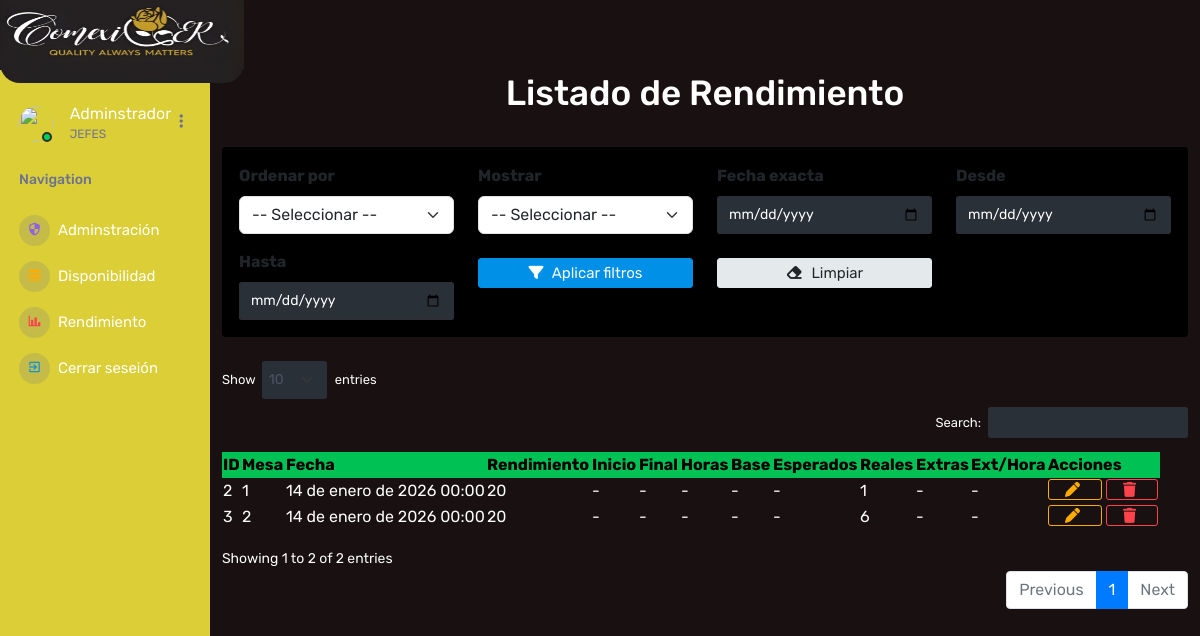
The app's page /rendimiento, older data.
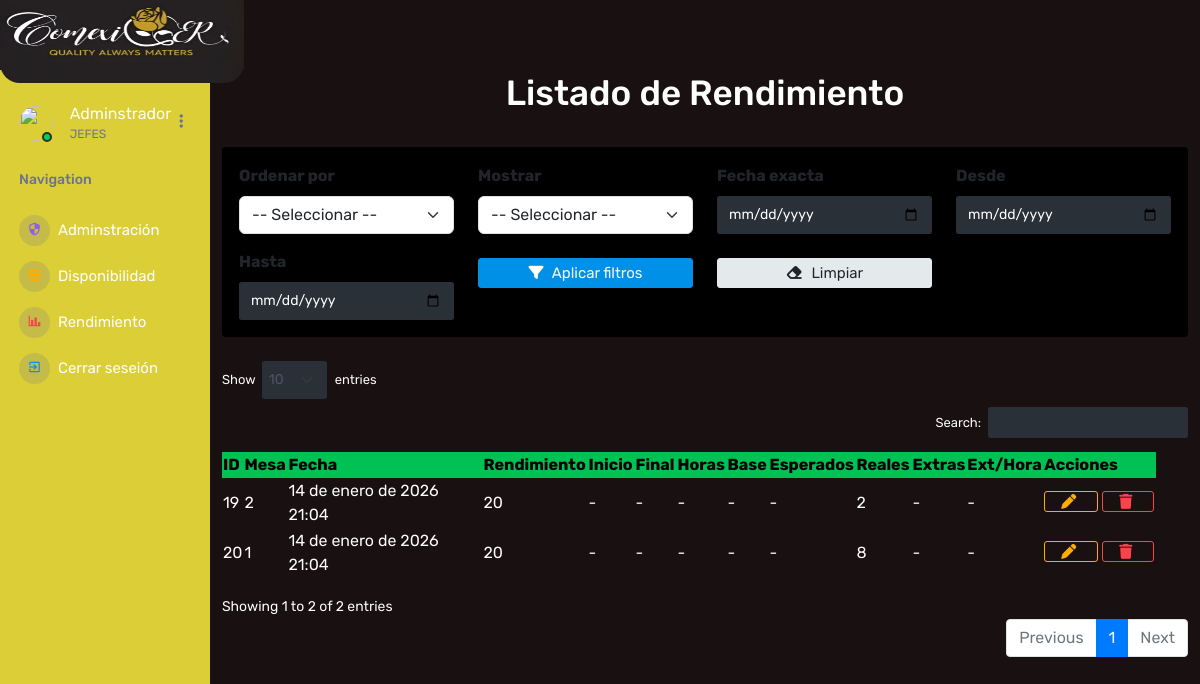
The same page, newer data.
### Aplicaciones/Rendimiento/models.py (models this page shows, shortened)
class Rendimiento(models.Model):
    qr_id = models.CharField(max_length=255)
    numero_mesa = models.CharField(max_length=50)
    fecha_entrada = models.DateTimeField()
    hora_inicio = models.DateTimeField(null=True, blank=True)
    hora_final = models.DateTimeField(null=True, blank=True)
    rendimiento = models.IntegerField(default=0)
    ramos_base = models.IntegerField(default=0)
    bonches = models.IntegerField(default=0)
    horas_trabajadas = models.FloatField(null=True, blank=True)
    ramos_esperados = models.FloatField(null=True, blank=True)
    ramos_extras = models.FloatField(null=True, blank=True)
    extras_por_hora = models.FloatField(null=True, blank=True)

### Aplicaciones/Rendimiento/views.py (the view)
# urls.py: path('rendimiento', views.inicio, name='rendimiento'),
def inicio(request):
    listadoRendimiento = Rendimiento.objects.all()
    return render(request, 'rendimiento.html', {'rendimiento': listadoRendimiento})

### Aplicaciones/Rendimiento/templates/rendimiento.html (shortened to what this page needs)
{% extends 'plantilla.html' %}
{% load static %}
{% block body %}
<br>
<main class="container py-4"><br><br>
    <h1 class="text-center">Listado de Rendimiento</h1>
    <hr>
    <div class="card p-3 mb-4">
        <div class="row g-3">
            <div class="col-md-3">
                <label class="form-label fw-bold">Ordenar por</label>
                <select id="ordenarPor" class="form-select">
                    <option value="">-- Seleccionar --</option>
                </select>
            </div>
            <div class="col-md-3">
                <label class="form-label fw-bold">Mostrar</label>
                <select id="ordenReciente" class="form-select">
                    <option value="">-- Seleccionar --</option>
                </select>
            </div>
            <div class="col-md-3">
                <label class="form-label fw-bold">Fecha exacta</label>
                <input type="date" id="fechaExacta" class="form-control">
            </div>
            <div class="col-md-3">
                <label class="form-label fw-bold">Desde</label>
                <input type="date" id="fechaDesde" class="form-control">
            </div>
            <div class="col-md-3 mt-3">
                <label class="form-label fw-bold">Hasta</label>
                <input type="date" id="fechaHasta" class="form-control">
            </div>
            <div class="col-md-3 mt-4">
                <button id="btnAplicarFiltros" class="btn btn-primary w-100">
                    <i class="fa fa-filter"></i> Aplicar filtros
                </button>
            </div>
            <div class="col-md-3 mt-4">
                <button id="btnLimpiarFiltros" class="btn btn-secondary w-100">
                    <i class="fa fa-eraser"></i> Limpiar
                </button>
            </div>
        </div>
    </div>
    <table id="table_rendimiento">
        <thead>
            <tr class="table-success">
                <th>ID</th>
                <th>Mesa</th>
                <th>Fecha</th>
                <th>Rendimiento</th>
                <th>Inicio</th>
                <th>Final</th>
                <th>Horas</th>
                <th>Base</th>
                <th>Esperados</th>
                <th>Reales</th>
                <th>Extras</th>
                <th>Ext/Hora</th>
                <th>Acciones</th>
            </tr>
        </thead>
        <tbody>
            {% for r in rendimiento %}
            <tr>
                <td>{{ r.id }}</td>
                <td>{{ r.numero_mesa }}</td>
                <td>{{ r.fecha_entrada|date:"d \\d\\e F \\d\\e Y H:i" }}</td>
                <td>{% if r.rendimiento %}{{ r.rendimiento }}{% else %}20{% endif %}</td>
                <td>{{ r.hora_inicio|default:"-" }}</td>
                <td>{{ r.hora_final|default:"-" }}</td>
                <td>{{ r.horas_trabajadas|default:"-" }}</td>
                <td>{{ r.ramos_base|default:"-" }}</td>
                <td>{{ r.ramos_esperados|default:"-" }}</td>
                <td>{{ r.bonches|default:"0" }}</td>
                <td>{{ r.ramos_extras|default:"-" }}</td>
                <td>{{ r.extras_por_hora|default:"-" }}</td>
                <td>
                    <button class="btn btn-outline-warning" data-bs-toggle="modal" data-bs-target="#modalEditar{{ r.id }}">
                        <i class="fa fa-pen"></i>
                    </button>
                    <a href="{% url 'eliminar_rendimiento' r.id %}" class="btn btn-outline-danger"
                       onclick="return confirm('¿Seguro que deseas eliminar este rendimiento?')">
                        <i class="fa fa-trash"></i>
                    </a>
                </td>
            </tr>
            {% endfor %}
        </tbody>
    </table>
</main>
<br><br>
{% endblock %}

### Aplicaciones/templates/plantilla.html (shortened to what this page needs)
{% load static %}
<!DOCTYPE html>
<html lang="en">
  <head>
<link href="https://cdn.jsdelivr.net/npm/bootstrap@5.3.3/dist/css/bootstrap.min.css" rel="stylesheet">
<link rel="stylesheet" href="https://cdnjs.cloudflare.com/ajax/libs/font-awesome/6.7.2/css/all.min.css" />
    <link rel="stylesheet" href="https://cdnjs.cloudflare.com/ajax/libs/font-awesome/6.7.2/css/all.min.css" />
    <link rel="stylesheet" href="https://cdnjs.cloudflare.com/ajax/libs/bootstrap/5.3.3/css/bootstrap.min.css" />
    <link rel="stylesheet" href="{% static 'plantilla/corona/assets/vendors/mdi/css/materialdesignicons.min.css' %}">
    <link rel="stylesheet" href="{% static 'plantilla/corona/assets/vendors/css/vendor.bundle.base.css' %}">
<link rel="stylesheet" href="https://cdn.datatables.net/1.13.7/css/dataTables.bootstrap5.min.css">
<link rel="stylesheet" href="https://cdn.datatables.net/buttons/2.4.2/css/buttons.dataTables.min.css">
<link rel="stylesheet" href="https://cdnjs.cloudflare.com/ajax/libs/bootstrap-fileinput/5.5.4/css/fileinput.min.css" />
    <link rel="stylesheet" href="{% static 'plantilla/corona/assets/vendors/jvectormap/jquery-jvectormap.css' %}">
    <link rel="stylesheet" href="{% static 'plantilla/corona/assets/vendors/flag-icon-css/css/flag-icon.min.css' %}">
    <link rel="stylesheet" href="{% static 'plantilla/corona/assets/vendors/owl-carousel-2/owl.carousel.min.css' %}">
    <link rel="stylesheet" href="{% static 'plantilla/corona/assets/vendors/owl-carousel-2/owl.theme.default.min.css' %}">
    <link rel="stylesheet" href="{% static 'plantilla/corona/assets/css/style.css' %}">
    <link rel="stylesheet" href="{% static 'plantilla/blogy/fonts/icomoon/style.css' %}">
  </head>
  <body>
    <div class="container-scroller">
      <nav class="sidebar sidebar-offcanvas" id="sidebar"><br>
        <div class="sidebar-brand-wrapper d-none d-lg-flex align-items-center justify-content-center fixed-top">
           <img src="/static/img/logo.jpg" alt="Logo" class="logo">
        </div>
        <ul class="nav">
          <li class="nav-item profile">
            <div class="profile-desc">
              <div class="profile-pic">
                <div class="count-indicator">
                  <img class="img-xs rounded-circle " src="/static/img/user.png" alt="">
                  <span class="count bg-success"></span>
                </div>
                <div class="profile-name">
                  <h5 class="mb-0 font-weight-normal">Adminstrador</h5>
                  <span>JEFES</span>
                </div>
              </div>
              <a href="#" id="profile-dropdown" data-toggle="dropdown"><i class="mdi mdi-dots-vertical"></i></a>
            </div>
          </li>
          <li class="nav-item nav-category">
            <span class="nav-link">Navigation</span>
          </li>
          <li class="nav-item menu-items">
            <a class="nav-link" href="{% url 'usuariore' %}">
              <span class="menu-icon">
                <i class="mdi mdi-security"></i>
              </span>
              <span class="menu-title">Adminstración</span>
            </a>
          </li>
          <li class="nav-item menu-items">
            <a class="nav-link" href="{% url 'dispo' %}">
              <span class="menu-icon">
                <i class="mdi mdi-table-large"></i>
              </span>
              <span class="menu-title">Disponibilidad</span>
            </a>
          </li>
          <li class="nav-item menu-items">
            <a class="nav-link" href="{% url 'rendimiento' %}">
              <span class="menu-icon">
                <i class="mdi mdi-chart-bar"></i>
              </span>
              <span class="menu-title">Rendimiento</span>
            </a>
          </li>
          <li class="nav-item menu-items">
            <a class="nav-link" href="{% url 'cerrarsesion' %}">
              <span class="menu-icon">
                <i class="mdi mdi-exit-to-app"></i>
              </span>
              <span class="menu-title">Cerrar seseión</span>
            </a>
          </li>
        </ul>
      </nav>
      {% block body %}{% endblock %}
    </div>
  </body>
</html>

### Aplicaciones/templates/plantilla.html (style rules this page uses)
.logo { margin-bottom: 5px; width: 500px; height: 100px; border-radius: 20px; }

Row changes from the older to the newer data that the page shows:
removed Rendimiento: id "2", numero_mesa "1", fecha_entrada "14 de enero de 2026 00:00", rendimiento "20", hora_inicio "-", hora_final "-", horas_trabajadas "-", ramos_base "-", ramos_esperados "-", bonches "1", ramos_extras "-", extras_por_hora "-"
removed Rendimiento: id "3", numero_mesa "2", fecha_entrada "14 de enero de 2026 00:00", rendimiento "20", hora_inicio "-", hora_final "-", horas_trabajadas "-", ramos_base "-", ramos_esperados "-", bonches "6", ramos_extras "-", extras_por_hora "-"
added Rendimiento: id "19", numero_mesa "2", fecha_entrada "14 de enero de 2026 21:04", rendimiento "20", hora_inicio "-", hora_final "-", horas_trabajadas "-", ramos_base "-", ramos_esperados "-", bonches "2", ramos_extras "-", extras_por_hora "-"
added Rendimiento: id "20", numero_mesa "1", fecha_entrada "14 de enero de 2026 21:04", rendimiento "20", hora_inicio "-", hora_final "-", horas_trabajadas "-", ramos_base "-", ramos_esperados "-", bonches "8", ramos_extras "-", extras_por_hora "-"
